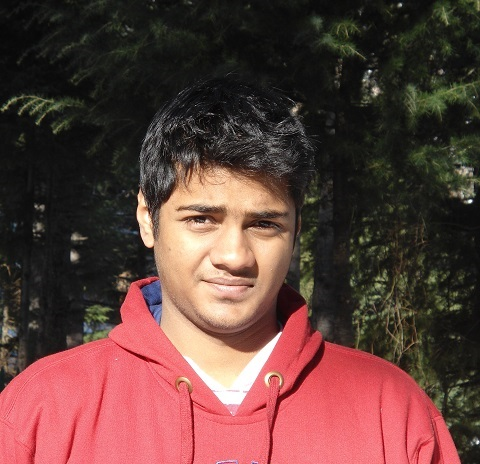
%> input picture lab_assignment 1/myself.JPG, 480 x 464 px
$ octave prog10.m   (GNU Octave 9; MATLAB toolbox functions it lacks are replaced by stand-ins)
%> lines starting %> are read from the running program, lines starting %| are printed output that depends on the picture
%% program 10

% Guassian band pass filtering of image

clear all;
clc;


I = rgb2gray(imread('myself.jpg'));
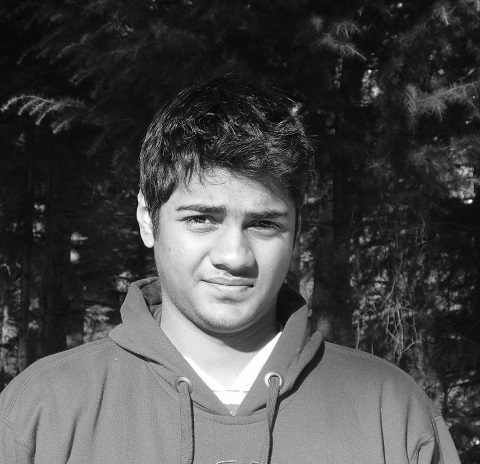
%> I: size 464x480 uint8; min 0, max 255, mean 73.5
d0 = 30;
d1 = 120;
f = double(I);
[nx, ny] = size(f);
%> nx = 464; ny = 480
f = uint8(f);
fftI = fft2(f,2*nx-1,2*ny-1);
fftI = fftshift(fftI);

subplot(121),imshow(f,[]),title('Original Image');

% Initialize filter.
filter1 = ones(2*nx-1,2*ny-1);
filter2 = ones(2*nx-1,2*ny-1);
filter3 = ones(2*nx-1,2*ny-1);

for i = 1:2*nx-1
    for j =1:2*ny-1
        dist = ((i-(nx+1))^2 + (j-(ny+1))^2)^.5;
        % Use Gaussian filter.
        filter1(i,j) = exp(-dist^2/(2*d1^2));
        filter2(i,j) = exp(-dist^2/(2*d0^2));
        filter3(i,j) = 1.0 - filter2(i,j);
        filter3(i,j) = filter1(i,j).*filter3(i,j);
    end
end
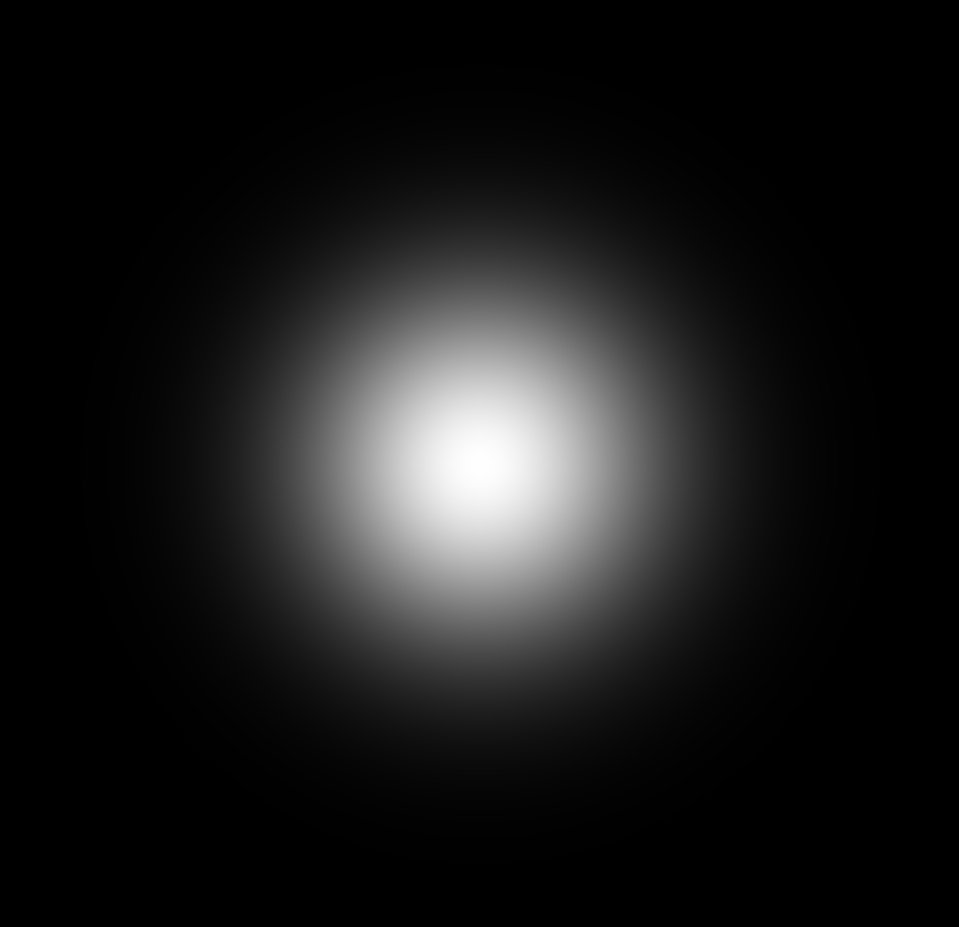
%> filter1: size 927x959 double; min 1.9e-07, max 1, mean 0.102
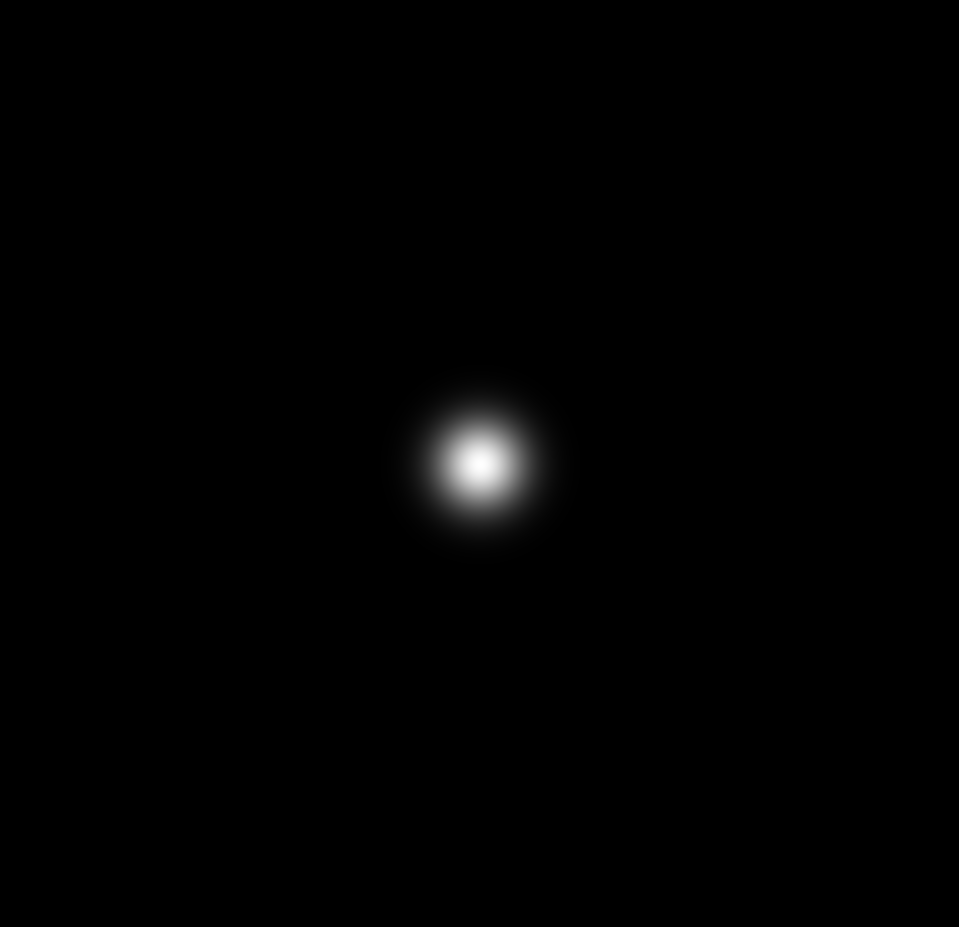
%> filter2: size 927x959 double; min 2.92e-108, max 1, mean 0.00636
% Update image with passed frequencies
filtered_image = fftI + filter3.*fftI;


filtered_image = ifftshift(filtered_image);
filtered_image = ifft2(filtered_image,2*nx-1,2*ny-1);
filtered_image = real(filtered_image(1:nx,1:ny));
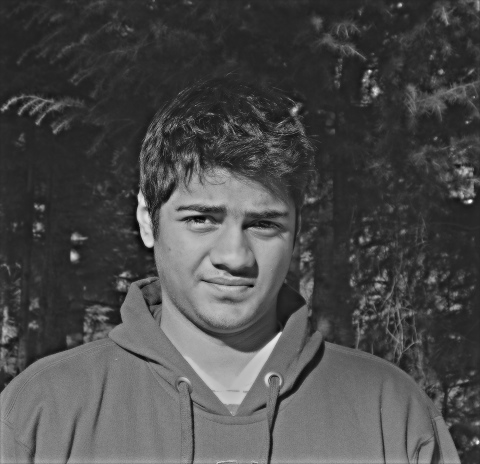
%> filtered_image: size 464x480 double; min -52.23, max 375.5, mean 74.4; drawn with min black and max white
filtered_image = uint8(filtered_image);
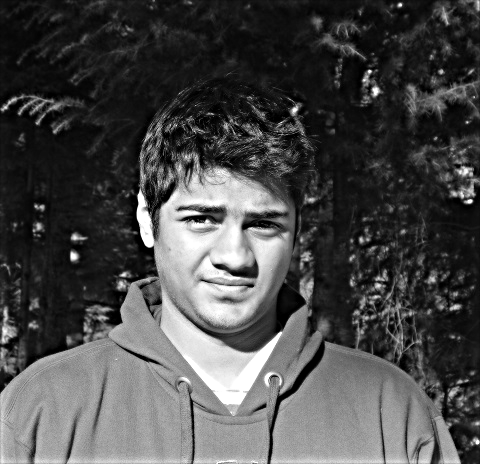
%> filtered_image: size 464x480 uint8; min 0, max 255, mean 74.3

subplot(122),imshow(filtered_image,[]),title('Bandpass Filtered Image');
